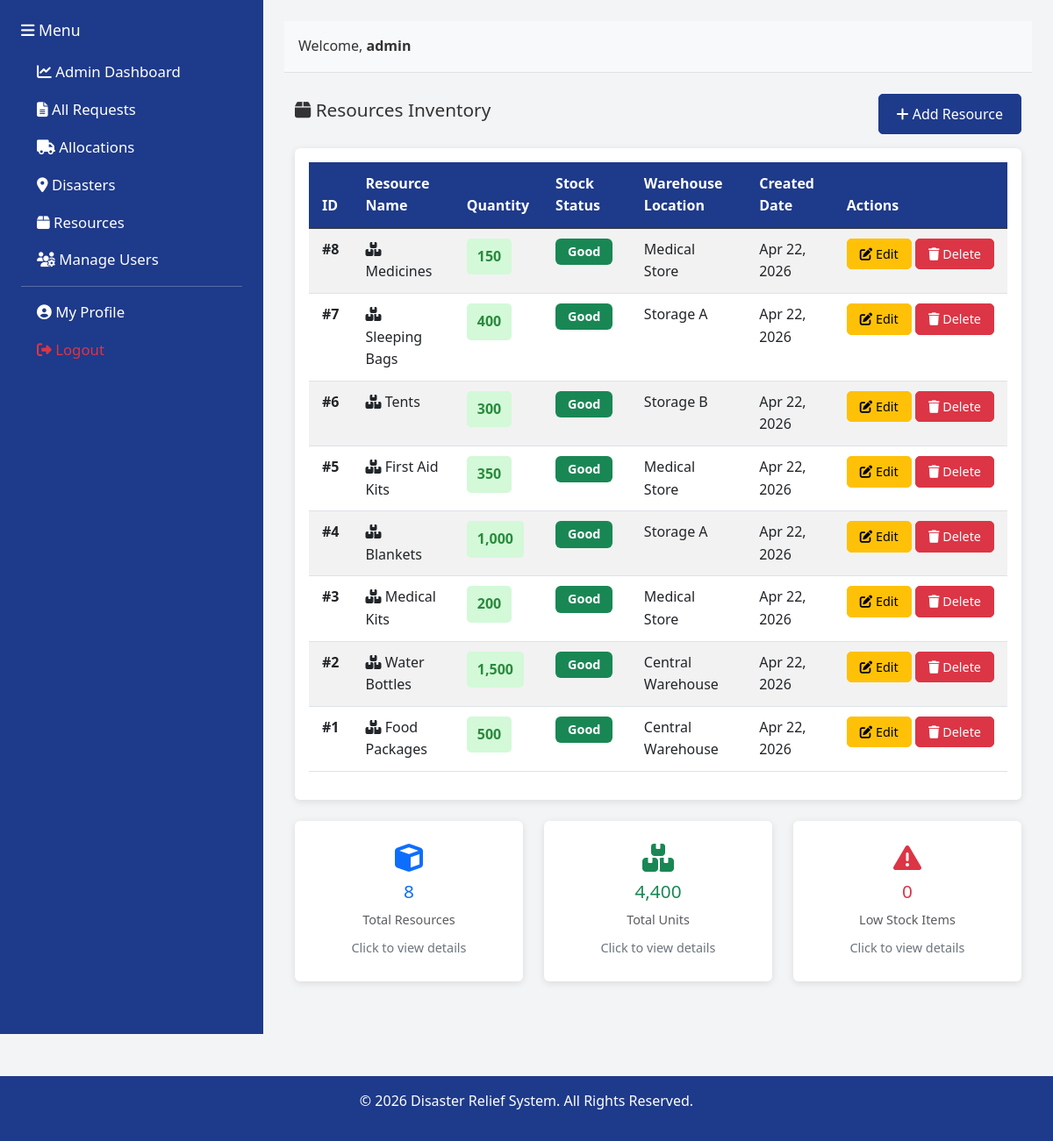
/resources/view_resources.php (signed in), run on the app's committed database.
### tables this page shows
CREATE TABLE IF NOT EXISTS `resources` (
    `id` INT PRIMARY KEY AUTO_INCREMENT,
    `resource_name` VARCHAR(100) NOT NULL,
    `quantity` INT NOT NULL DEFAULT 0,
    `warehouse_location` VARCHAR(255),
    `created_at` TIMESTAMP DEFAULT CURRENT_TIMESTAMP,
    `updated_at` TIMESTAMP DEFAULT CURRENT_TIMESTAMP ON UPDATE CURRENT_TIMESTAMP,
    UNIQUE KEY `unique_resource` (`resource_name`)
);

### resources/view_resources.php (the view, shortened to what this page needs)
<?php
require_once '../config/database.php';
$low_stock_threshold = 100;
$query = "SELECT * FROM resources ORDER BY id DESC";
$result = $conn->query($query);
$low_stock_query = "SELECT * FROM resources WHERE quantity < $low_stock_threshold ORDER BY quantity ASC";
$low_stock_result = $conn->query($low_stock_query);
?>
<!DOCTYPE html>
<html lang="en">
<head>
    <link href="https://cdn.jsdelivr.net/npm/bootstrap@5.3.0/dist/css/bootstrap.min.css" rel="stylesheet">
    <link href="https://cdnjs.cloudflare.com/ajax/libs/font-awesome/6.4.0/css/all.min.css" rel="stylesheet">
    <link href="../assets/css/style.css" rel="stylesheet">
</head>
<body>
    <div class="container-fluid">
        <div class="row" style="min-height: 100vh;">
            <?php include '../includes/sidebar.php'; ?>
            <div class="col-md-9 p-4" style="background-color: #F3F4F6;">
                <?php include '../includes/header.php'; ?>
                <div class="container mt-4">
                    <div class="d-flex justify-content-between align-items-center mb-3">
                        <h4><i class="fas fa-box"></i> Resources Inventory</h4>
                        <a href="add_resource.php" class="btn btn-primary">
                            <i class="fas fa-plus"></i> Add Resource
                        </a>
                    </div>
                    <div class="card">
                        <div class="card-body">
                            <?php if ($result->num_rows > 0): ?>
                                <div class="table-responsive">
                                    <table class="table table-striped table-hover">
                                        <thead class="table-dark">
                                            <tr>
                                                <th>ID</th>
                                                <th>Resource Name</th>
                                                <th>Quantity</th>
                                                <th>Stock Status</th>
                                                <th>Warehouse Location</th>
                                                <th>Created Date</th>
                                                <th>Actions</th>
                                            </tr>
                                        </thead>
                                        <tbody>
                                            <?php
                                            $result->data_seek(0);
                                            while ($row = $result->fetch_assoc()):
                                                $qty = $row['quantity'];
                                                if ($qty < 50) {
                                                    $status_class = 'quantity-low';
                                                    $status_text = 'Critical';
                                                } elseif ($qty < $low_stock_threshold) {
                                                    $status_class = 'quantity-medium';
                                                    $status_text = 'Low';
                                                } else {
                                                    $status_class = 'quantity-good';
                                                    $status_text = 'Good';
                                                }
                                            ?>
                                                <tr class="table-row-clickable" onclick="window.location.href='update_resource.php?id=<?php echo $row['id']; ?>'">
                                                    <td><strong>#<?php echo $row['id']; ?></strong></td>
                                                    <td>
                                                        <i class="fas fa-boxes"></i>
                                                        <?php echo htmlspecialchars($row['resource_name']); ?>
                                                    </td>
                                                    <td>
                                                        <span class="quantity-badge <?php echo $status_class; ?>">
                                                            <?php echo number_format($row['quantity']); ?>
                                                        </span>
                                                    </td>
                                                    <td>
                                                        <?php
                                                        if ($status_text == 'Critical') {
                                                            echo '<span class="badge bg-danger">Critical</span>';
                                                        } elseif ($status_text == 'Low') {
                                                            echo '<span class="badge bg-warning">Low</span>';
                                                        } else {
                                                            echo '<span class="badge bg-success">Good</span>';
                                                        }
                                                        ?>
                                                    </td>
                                                    <td><?php echo htmlspecialchars($row['warehouse_location'] ?? 'Not specified'); ?></td>
                                                    <td><?php echo date('M d, Y', strtotime($row['created_at'])); ?></td>
                                                    <td class="action-buttons" onclick="event.stopPropagation();">
                                                        <a href="update_resource.php?id=<?php echo $row['id']; ?>" class="btn btn-sm btn-warning">
                                                            <i class="fas fa-edit"></i> Edit
                                                        </a>
                                                        <a href="?delete_id=<?php echo $row['id']; ?>" class="btn btn-sm btn-danger" onclick="return confirm('Are you sure you want to delete this resource?');">
                                                            <i class="fas fa-trash"></i> Delete
                                                        </a>
                                                    </td>
                                                </tr>
                                            <?php endwhile; ?>
                                        </tbody>
                                    </table>
                                </div>
                            <?php else: ?>
                                <p class="text-muted">No resources found. <a href="add_resource.php">Add one →</a></p>
                            <?php endif; ?>
                        </div>
                    </div>
                    <div class="row mt-4">
                        <div class="col-md-4 mb-3">
                            <div class="card summary-card" data-bs-toggle="modal" data-bs-target="#totalResourcesModal" style="cursor: pointer;">
                                <div class="card-body text-center p-4">
                                    <i class="fas fa-cube text-primary" style="font-size: 2rem; margin-bottom: 10px;"></i>
                                    <h4 class="text-primary"><?php echo $result->num_rows; ?></h4>
                                    <p class="text-muted mb-2">Total Resources</p>
                                    <small class="text-secondary">Click to view details</small>
                                </div>
                            </div>
                        </div>
                        <div class="col-md-4 mb-3">
                            <div class="card summary-card" data-bs-toggle="modal" data-bs-target="#totalUnitsModal" style="cursor: pointer;">
                                <div class="card-body text-center p-4">
                                    <i class="fas fa-boxes text-success" style="font-size: 2rem; margin-bottom: 10px;"></i>
                                    <h4 class="text-success">
                                        <?php
                                        $total_qty = $conn->query("SELECT SUM(quantity) as total FROM resources")->fetch_assoc()['total'];
                                        echo number_format($total_qty ?? 0);
                                        ?>
                                    </h4>
                                    <p class="text-muted mb-2">Total Units</p>
                                    <small class="text-secondary">Click to view details</small>
                                </div>
                            </div>
                        </div>
                        <div class="col-md-4 mb-3">
                            <div class="card summary-card" data-bs-toggle="modal" data-bs-target="#lowStockModal" style="cursor: pointer;">
                                <div class="card-body text-center p-4">
                                    <i class="fas fa-exclamation-triangle text-danger" style="font-size: 2rem; margin-bottom: 10px;"></i>
                                    <h4 class="text-danger"><?php echo $low_stock_result->num_rows; ?></h4>
                                    <p class="text-muted mb-2">Low Stock Items</p>
                                    <small class="text-secondary">Click to view details</small>
                                </div>
                            </div>
                        </div>
                    </div>
                </div>
            </div>
        </div>
    </div>
    <?php include '../includes/footer.php'; ?>
</body>
</html>

### includes/sidebar.php (shortened to what this page needs)
<?php
$current_user = isset($_SESSION['role']) ? $_SESSION['role'] : 'user';
?>
<nav class="col-md-3 bg-dark text-white p-4" style="min-height: 100vh;">
    <h5 class="mb-4"><i class="fas fa-bars"></i> Menu</h5>
    <ul class="list-unstyled">
        <li class="mb-3">
            <?php if ($current_user === 'admin'): ?>
                <a href="/DMS/admin/dashboard.php" class="text-white text-decoration-none">
                    <i class="fas fa-chart-line"></i> Admin Dashboard
                </a>
            <?php else: ?>
                <a href="/DMS/worker/dashboard.php" class="text-white text-decoration-none">
                    <i class="fas fa-home"></i> My Dashboard
                </a>
            <?php endif; ?>
        </li>
        <?php if ($current_user === 'admin'): ?>
            <li class="mb-3">
                <a href="/DMS/requests/view_requests.php" class="text-white text-decoration-none">
                    <i class="fas fa-file-alt"></i> All Requests
                </a>
            </li>
            <li class="mb-3">
                <a href="/DMS/allocations/view_allocations.php" class="text-white text-decoration-none">
                    <i class="fas fa-truck"></i> Allocations
                </a>
            </li>
            <li class="mb-3">
                <a href="/DMS/disasters/view_disasters.php" class="text-white text-decoration-none">
                    <i class="fas fa-map-marker-alt"></i> Disasters
                </a>
            </li>
            <li class="mb-3">
                <a href="/DMS/resources/view_resources.php" class="text-white text-decoration-none">
                    <i class="fas fa-box"></i> Resources
                </a>
            </li>
            <li class="mb-3">
                <a href="/DMS/admin/manage_users.php" class="text-white text-decoration-none">
                    <i class="fas fa-users-cog"></i> Manage Users
                </a>
            </li>
        <?php endif; ?>
        <hr>
        <li class="mb-3">
            <a href="/DMS/profile.php" class="text-white text-decoration-none">
                <i class="fas fa-user-circle"></i> My Profile
            </a>
        </li>
        <li>
            <a href="/DMS/logout.php" class="text-danger text-decoration-none">
                <i class="fas fa-sign-out-alt"></i> Logout
            </a>
        </li>
    </ul>
</nav>

### includes/header.php
<header class="bg-light p-3 border-bottom">
    <div class="d-flex justify-content-between align-items-center">
        <div>
            <span class="me-3">Welcome, <strong><?php echo $_SESSION['username'] ?? 'User'; ?></strong></span>
        </div>
    </div>
</header>

### includes/footer.php
<footer class="bg-dark text-white text-center p-3 mt-5">
    <p>&copy; 2026 Disaster Relief System. All Rights Reserved.</p>
</footer>

### assets/css/style.css (style rules this page uses)
:root { --primary: #1E3A8A; --secondary: #F97316; --background: #F3F4F6; --danger: #DC2626; }
* { margin: 0; padding: 0; box-sizing: border-box; }
body { font-family: 'Segoe UI', Tahoma, Geneva, Verdana, sans-serif; font-size: 16px; line-height: 1.6; background-color: var(--background); color: #333; }
h4 { font-size: 1.3rem; }
h5 { font-size: 1.15rem; }
p, li, span, a, label, td, th, div { font-size: inherit; }
.btn-primary { background-color: var(--primary) !important; border-color: var(--primary) !important; }
.bg-dark { background-color: var(--primary) !important; }
.card { border: none; box-shadow: 0 2px 8px rgba(0, 0, 0, 0.1); margin-bottom: 20px; }
.card-body { font-size: 1rem; }
table { background-color: white; font-size: 1rem; }
.table th { background-color: var(--primary); color: white; font-size: 1rem; padding: 12px 15px; }
.table td { padding: 11px 15px; font-size: 1rem; }
.badge { padding: 8px 14px; font-size: 0.9rem; }
.btn { border-radius: 5px; font-weight: 500; font-size: 1rem; padding: 10px 20px; }
.btn-sm { font-size: 0.9rem; padding: 6px 14px; }
nav { position: sticky; top: 0; }
nav .nav-link, nav a { font-size: 1.05rem !important; padding: 10px 18px !important; }
nav h5, nav h6, nav .sidebar-heading { font-size: 1.1rem; }
small, .small, .text-muted { font-size: 0.9rem !important; }

### resources/view_resources.php (style rules this page uses)
.table-row-clickable { cursor: pointer; transition: background-color 0.2s ease; }
.action-buttons { white-space: nowrap; }
.quantity-badge { padding: 8px 12px; border-radius: 5px; font-weight: bold; display: inline-block; }
.quantity-good { background-color: #d3f9d8; color: #2b8a3e; }
.summary-card { transition: all 0.3s ease; border: 2px solid transparent; }

### data on the page
resources: id "8", resource_name "Medicines", quantity "150", shows "Good", warehouse_location "Medical Store", created_at "Apr 22, 2026"
resources: id "7", resource_name "Sleeping Bags", quantity "400", shows "Good", warehouse_location "Storage A", created_at "Apr 22, 2026"
resources: id "6", resource_name "Tents", quantity "300", shows "Good", warehouse_location "Storage B", created_at "Apr 22, 2026"
resources: id "5", resource_name "First Aid Kits", quantity "350", shows "Good", warehouse_location "Medical Store", created_at "Apr 22, 2026"
resources: id "4", resource_name "Blankets", quantity "1,000", shows "Good", warehouse_location "Storage A", created_at "Apr 22, 2026"
resources: id "3", resource_name "Medical Kits", quantity "200", shows "Good", warehouse_location "Medical Store", created_at "Apr 22, 2026"
resources: id "2", resource_name "Water Bottles", quantity "1,500", shows "Good", warehouse_location "Central Warehouse", created_at "Apr 22, 2026"
resources: id "1", resource_name "Food Packages", quantity "500", shows "Good", warehouse_location "Central Warehouse", created_at "Apr 22, 2026"

### other printed values
$_SESSION['username'] "admin"
$result->num_rows "8"
$total_qty "4,400"
$low_stock_result->num_rows "0"
